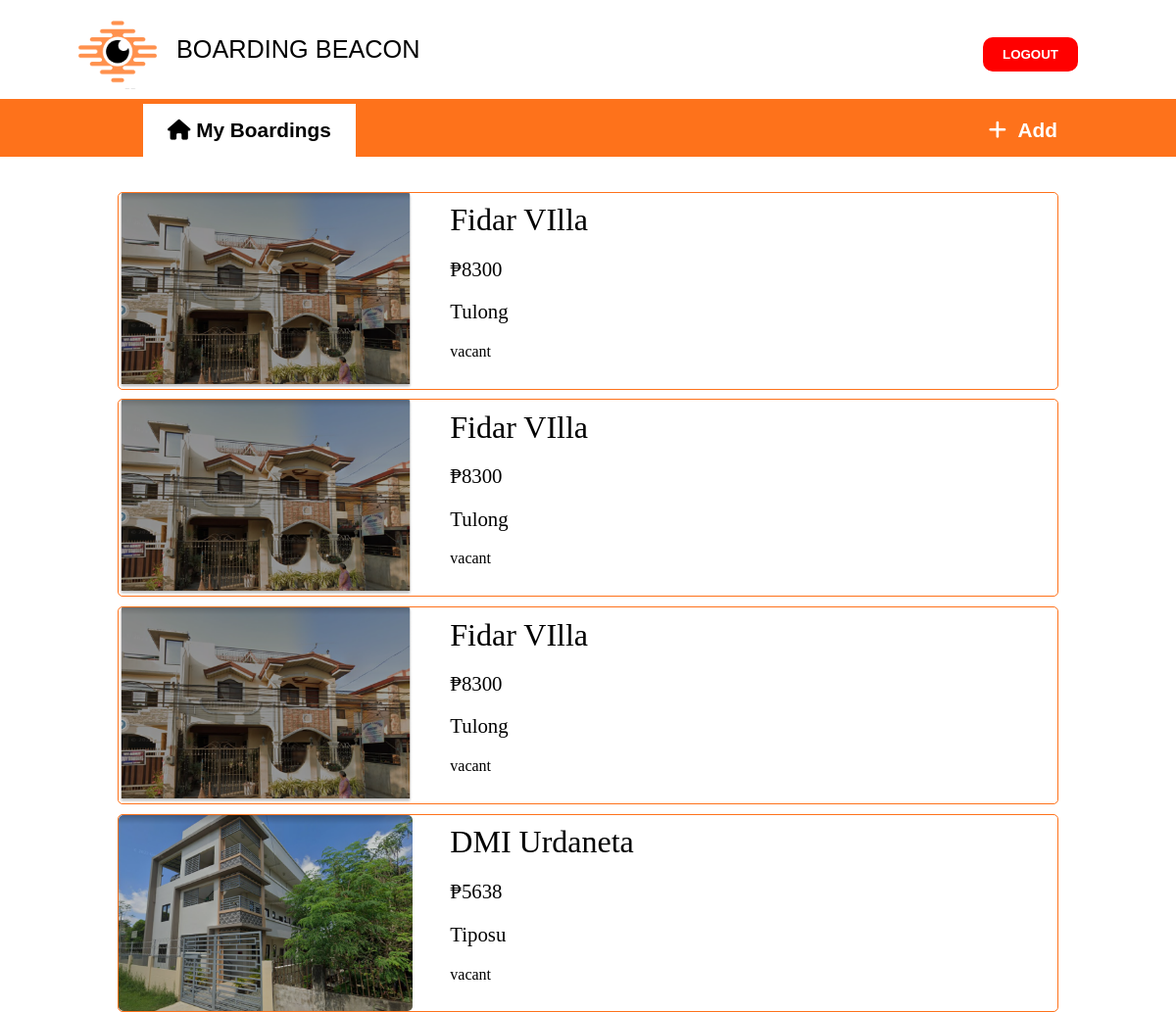
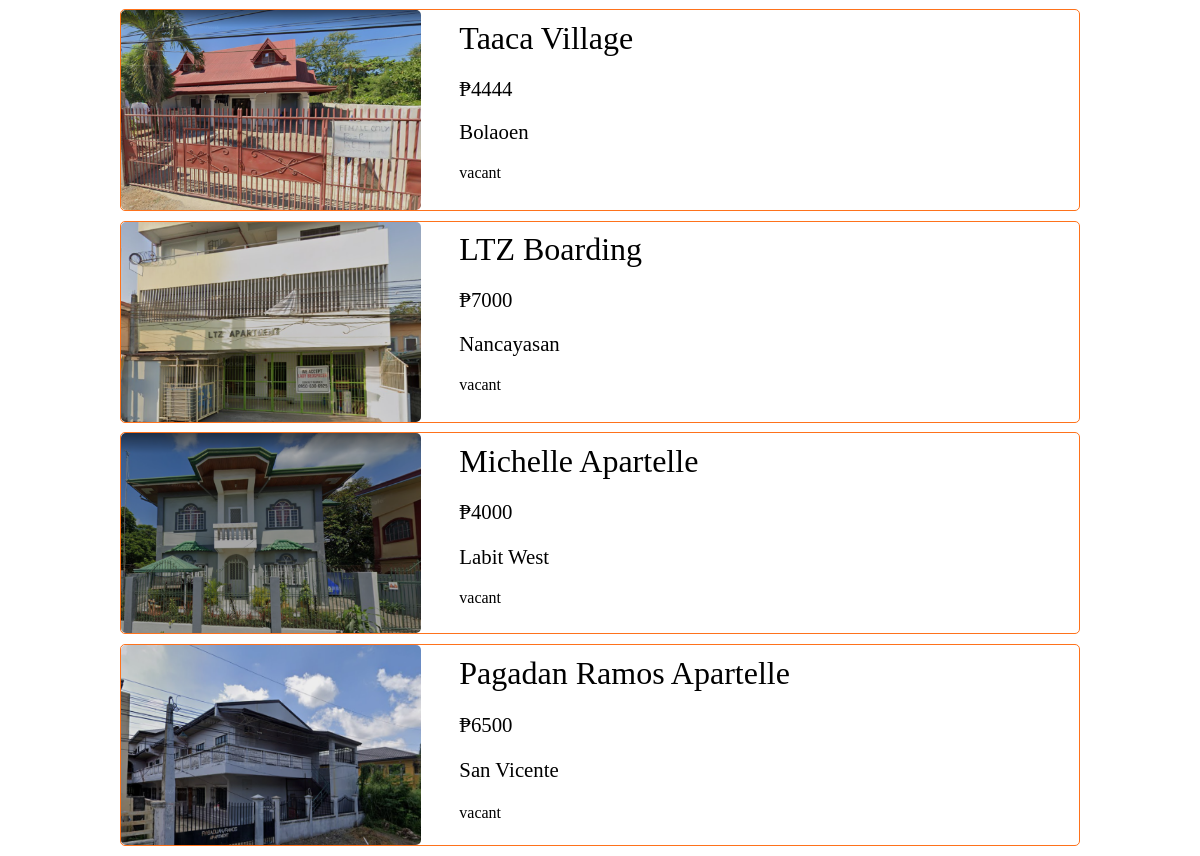
The app's page /owner-boardings.php, older data (2 pictures, top to bottom).
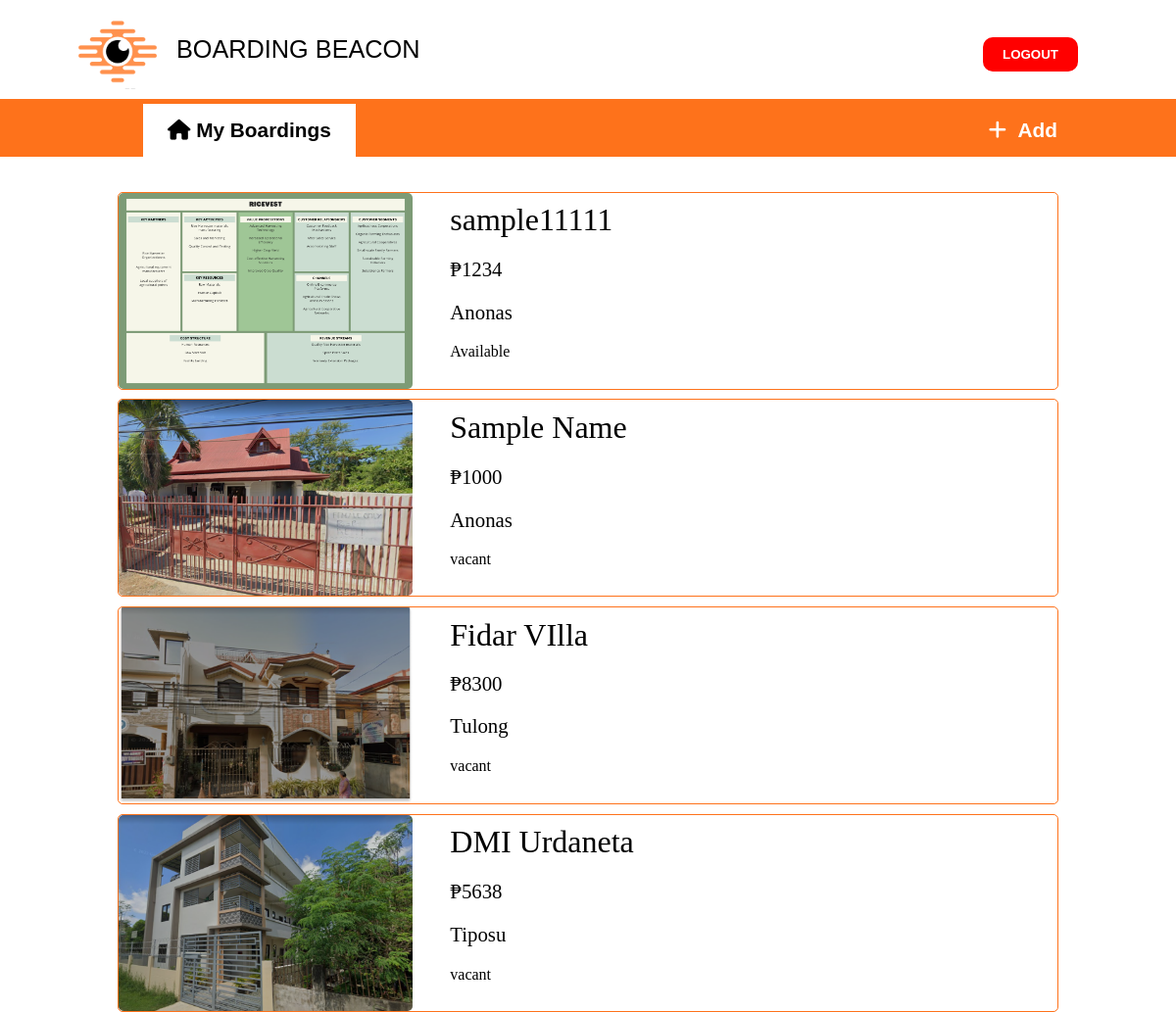
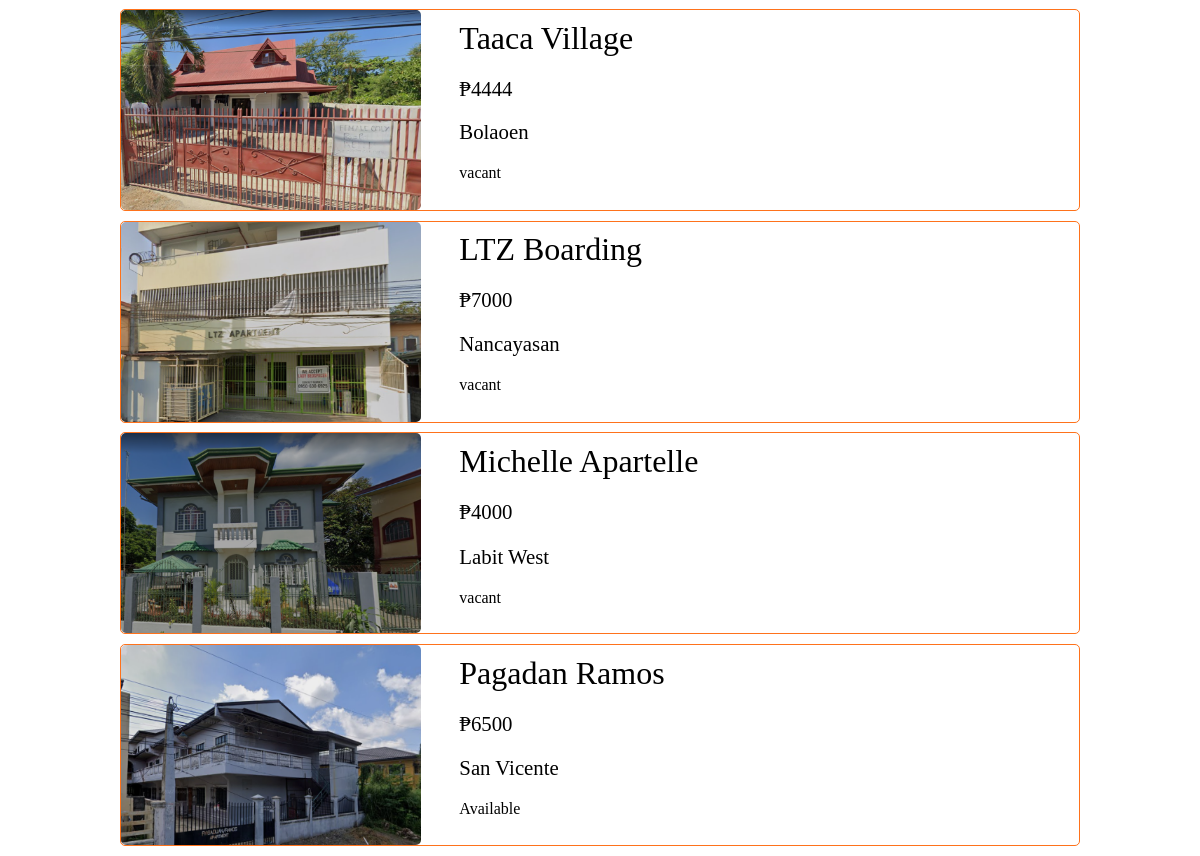
The same page, newer data (2 pictures, top to bottom).
### tables this page shows
CREATE TABLE `boarding` (
  `boardID` int(11) NOT NULL,
  `bName` varchar(255) NOT NULL,
  `addressID` varchar(255) NOT NULL,
  `bDescription` longtext NOT NULL,
  `bPrice` double NOT NULL,
  `bUnitNo` int(11) NOT NULL,
  `bImage` varchar(255) NOT NULL,
  `bImg1` varchar(255) NOT NULL,
  `bImg2` varchar(255) NOT NULL,
  `bImg3` varchar(255) NOT NULL,
  `bImg4` varchar(255) NOT NULL,
  `bImg5` varchar(255) NOT NULL,
  `bImg6` varchar(255) NOT NULL,
  `bStatus` varchar(255) NOT NULL
);

CREATE TABLE `address` (
  `addressID` varchar(255) NOT NULL,
  `barangay` varchar(255) NOT NULL
);

### owner-boardings.php (the view, shortened to what this page needs)
<?php
require 'db.php';
?>
<!DOCTYPE html>
<html lang="en">
<head>
    <link rel="stylesheet" href="css/owner-boardings4.css">
</head>
<body>
    <header>
        <div class="top-section">
            <img class="logo" src="images/image-logo.png" alt="PSU Logo">
            <label>BOARDING<span class="university-name"> BEACON</span></label>
        </div>
        <form action="owner-boardings.php" method="post">
            <div class="system-name">
                <button type="submit" name="logout" id="logout">LOGOUT</button>
            </div>
        </form>
    </header>
    <nav class="navi">
        <ul>
            <li id="left-nav">
                <a href="" id="selected"><i class="fa-solid fa-house"></i> My Boardings</a>
            </li>
        </ul>
        <ul>
            <li id="project">
                <a href="upload.php"><i class="fa-solid fa-plus"></i>&nbsp&nbspAdd</a>
            </li>
        </ul>
    </nav>
    <div class="container">
    <?php
        $dataset = $con->query("SELECT * FROM boarding INNER JOIN address ON boarding.addressID = address.addressID ORDER BY boardID DESC") or die("error");
        for ($i = 0; $i < $dataset->num_rows; $i ++) {
                $row = $dataset->fetch_assoc();
                if ($row) {
                    echo "
                    <a href='board-details-owner.php?id=" . $row['boardID'] . "'>
                        <div class='box' data-boarding-id='" . $row['boardID'] . "'>
                            <img src='images/" . $row['bImage'] . "' alt='images'>
                            <div class='labels'>
                                <label id='bName'>". $row['bName'] . "</label> <br>
                                <label id='bPrice'>₱" . $row['bPrice'] . "</label> <br>
                                <label id='bAddress'>" . $row['barangay'] . "</label> <br>
                                <label id='Bstatus'>" . $row['bStatus'] . "</label>
                            </div>
                        </div>
                    </a>
    ";
                }
            }
        ?>
    </div>
</body>
</html>

### css/owner-boardings4.css (style rules this page uses)
* { margin: 0; padding: 0; box-sizing: border-box; }
header { display: flex; justify-content: space-between; align-items: center; font-family: "Poppins", sans-serif; }
.system-name { margin-right: 100px; font-size: 1.48rem; margin-top: 10px; }
#logout { padding: 10px 20px; background-color: red; color: #fff; border: 0; border-radius: 10px; font-weight: bold; }
.top-section { display: flex; align-items: center; padding: 10px 70px; background-color: white; position: sticky; }
.logo { max-width: 100px; margin-right: 10px; }
.top-section label { color: black; font-size: 1.58rem; }
#left-nav { margin-left: 50px; }
.navi { display: flex; justify-content: space-between; padding-top: 20px; padding-bottom: 15px; padding-left: 8%; padding-right: 8%; align-items: center; background-color: #FE721B; position: sticky; top: 0; font-family: "Poppins", sans-serif; }
#selected { background-color: #fff; color: black; }
.navi ul { display: flex; list-style: none; }
.navi ul li { font-family: "Poppins", sans-serif; font-size: 1.3rem; font-weight: bold; }
.navi ul li a { text-decoration: none; color: white; padding-left: 25px; padding-right: 25px; padding-top: 15px; padding-bottom: 16px; transition: all .5s ease; }
.container { display: flex; flex-direction: column; margin-left: 10%; margin-right: 10%; margin-top: 3%; width: 80%; }
.container a { border: solid #FE721B 1px; border-radius: 5px; text-decoration: none; color: black; margin-bottom: 1%; }
.box { display: flex; }
.box img { height: 200px; width: 300px; border-radius: 5px; }
.labels { display: flex; flex-direction: column; margin-left: 4%; margin-top: 1%; }
#bName { font-size: 2rem; margin-bottom: 1%; }
#bAddress { font-size: 1.3rem; margin-bottom: 1%; }
#bPrice { font-size: 1.3rem; margin-bottom: 1%; }

Row changes from the older to the newer data that the page shows:
removed boarding: bImage (picture), bName "Fidar VIlla", bPrice "8300", addressID.barangay "Tulong", bStatus "vacant"
removed boarding: bImage (picture), bName "Fidar VIlla", bPrice "8300", addressID.barangay "Tulong", bStatus "vacant"
added boarding: bImage (picture), bName "sample11111", bPrice "1234", addressID.barangay "Anonas", bStatus "Available"
added boarding: bImage (picture), bName "Sample Name", bPrice "1000", addressID.barangay "Anonas", bStatus "vacant"
changed boarding "San Vicente": bName "Pagadan Ramos Apartelle" → "Pagadan Ramos"; bStatus "vacant" → "Available"
